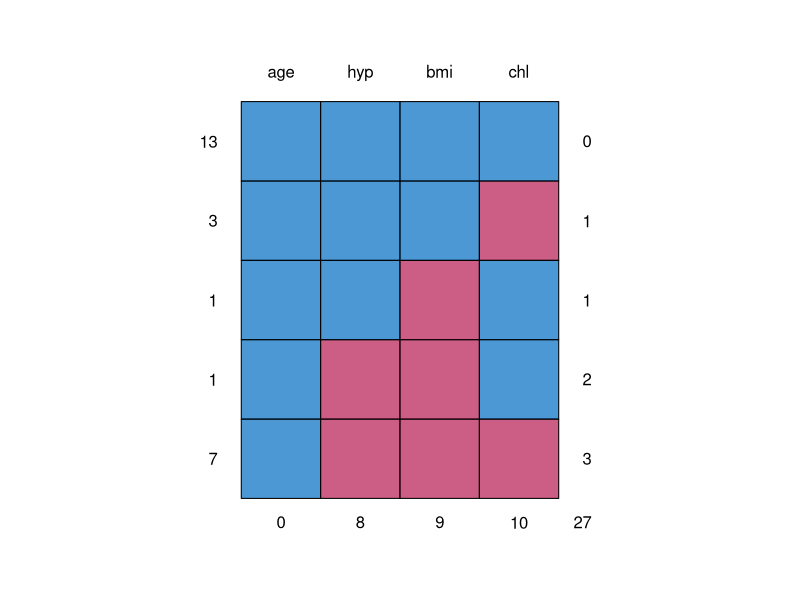
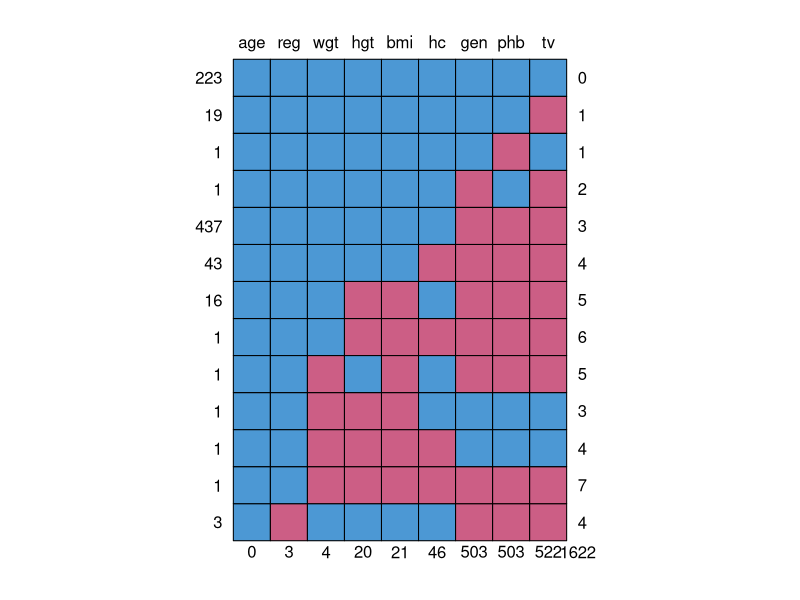
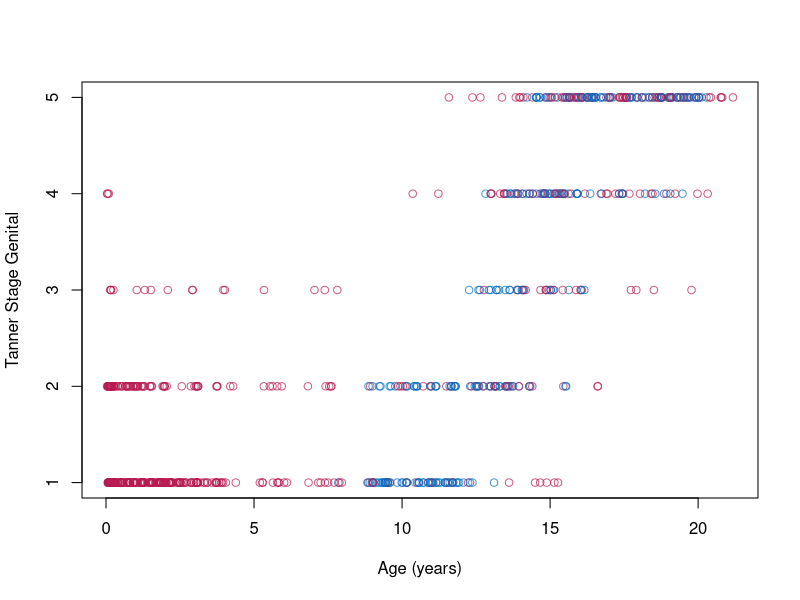
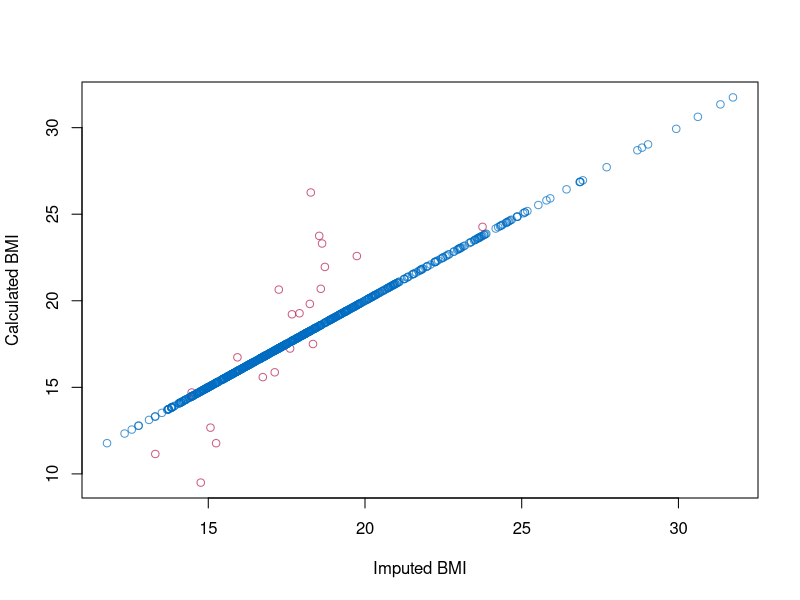

These figures' R source, in order:
## ---- chunk 1
library(mice)
## ---- chunk 2
nhanes <- (nhanes)
nhanes2 <- nhanes2
## ---- chunk 3
md.pattern(nhanes)
## ---- chunk 4
ic(nhanes) # get the 12 rows with incomplete cases
ic(nhanes[1:10,]) # incomplete cases within the first ten rows
ic(nhanes[,2:3]) # restrict extraction to variables bmi and hyp
## ---- chunk 5
# do default multiple imputation on a numeric matrixm m=10 imputations
imp <- mice(nhanes, m=10, method = "pmm")
# pmm = predictive mean matching = default

## Zeige Predictormatrix
imp

# list the actual imputations for BMI
imp$imp$bmi

# show first completed data matrix
complete(imp)

# imputation on mixed data with a different method per column
imp2 <- mice(nhanes2, meth=c('sample','pmm','logreg','norm'))
## ---- chunk 6
# Definiere Modell für alle Datensätze
fit1 <- with(data=imp,exp=lm(chl~age + bmi + hyp))
# Definiere alternatives Modell für alle Datens
fit2 <- with(data=imp,exp=lm(chl~age + hyp))

# Ergebnisse der Modellschätzungen in den einzelnen Datensätzen
summary(fit1)
summary(fit2)
## ---- chunk 7
fit1.pooled <- pool(fit1)
fit2.pooled <-pool(fit2)

# Modellzusammenfassungen
summary(fit1.pooled)
summary(fit2.pooled)
## ---- chunk 8
# Wald t-Test
summary(D1(fit1, fit2))
# Hinweis: riv = relative increase in variance

# likelihood ratio Test
summary(D3(fit1, fit2))
## ---- chunk 9
pool.r.squared(fit1)
pool.r.squared(fit1,adjusted=TRUE) # adjustiert
# Hinweis: fmi = fraction of missing information

pool.r.squared(fit2)
pool.r.squared(fit2,adjusted=TRUE) # adjustiert
## ---- chunk 10
boys <- (boys)
## ---- chunk 11
md.pattern(boys)
## ---- chunk 12
# create two imputed data sets
imp.boys <- mice(boys, m=2)
# erster imputierter Datensatz
z <- complete(imp.boys, 1)

# create imputations for age <8yrs
plot(z$age, z$gen, col=mdc(1:2)[1+is.na(boys$gen)],
xlab = "Age (years)", ylab = "Tanner Stage Genital")
## ---- chunk 13
# figure to show that the default imputation method does not impute BMI consistently
plot(z$bmi,z$wgt/(z$hgt/100)^2, col=mdc(1:2)[1+is.na(boys$bmi)],
xlab = "Imputed BMI", ylab="Calculated BMI")
## ---- chunk 14

